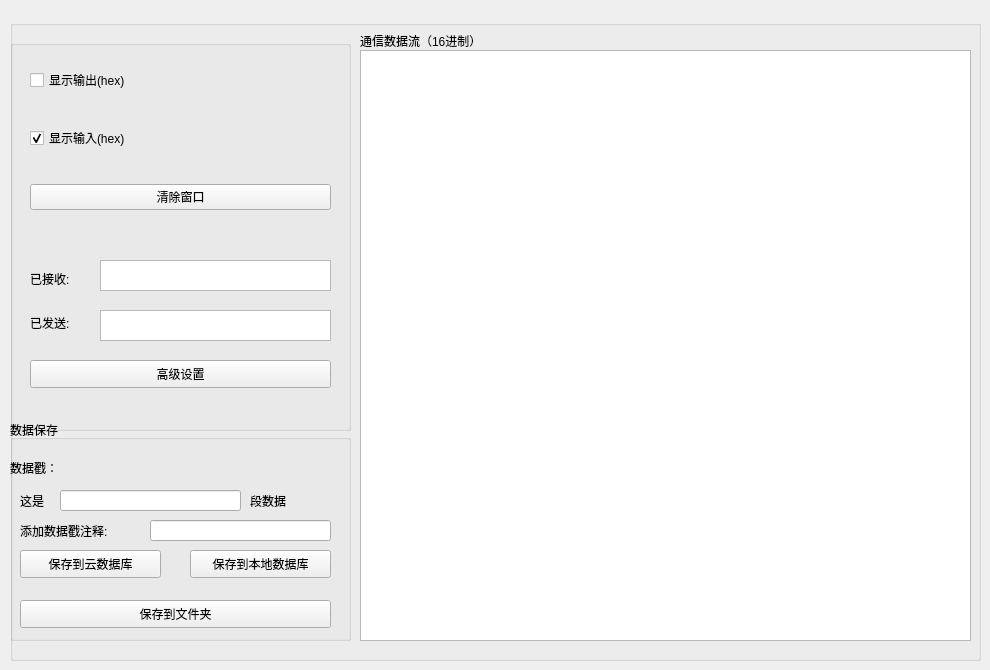
     <widget class="QWidget" name="tab_5">
      <attribute name="title">
       <string>底层数据流</string>
      </attribute>
      <widget class="QGroupBox" name="groupBox_2">
       <property name="geometry">
        <rect>
         <x>10</x>
         <y>20</y>
         <width>971</width>
         <height>641</height>
        </rect>
       </property>
       <property name="title">
        <string/>
       </property>
       <widget class="QTextBrowser" name="textBrowser_5">
        <property name="geometry">
         <rect>
          <x>350</x>
          <y>30</y>
          <width>611</width>
          <height>591</height>
         </rect>
        </property>
       </widget>
       <widget class="QLabel" name="label">
        <property name="geometry">
         <rect>
          <x>350</x>
          <y>10</y>
          <width>171</width>
          <height>21</height>
         </rect>
        </property>
        <property name="text">
         <string>通信数据流（16进制）</string>
        </property>
       </widget>
       <widget class="QGroupBox" name="groupBox_4">
        <property name="geometry">
         <rect>
          <x>0</x>
          <y>20</y>
          <width>341</width>
          <height>391</height>
         </rect>
        </property>
        <property name="title">
         <string/>
        </property>
        <widget class="QWidget" name="verticalLayoutWidget">
         <property name="geometry">
          <rect>
           <x>20</x>
           <y>0</y>
           <width>301</width>
           <height>201</height>
          </rect>
         </property>
         <layout class="QVBoxLayout" name="verticalLayout_2">
          <item>
           <widget class="QCheckBox" name="checkBox_5_DisplayOutput">
            <property name="acceptDrops">
             <bool>false</bool>
            </property>
            <property name="text">
             <string>显示输出(hex)</string>
            </property>
            <property name="checkable">
             <bool>true</bool>
            </property>
            <property name="checked">
             <bool>false</bool>
            </property>
            <property name="tristate">
             <bool>false</bool>
            </property>
           </widget>
          </item>
          <item>
           <widget class="QCheckBox" name="checkBox_5_DisplayInput">
            <property name="enabled">
             <bool>true</bool>
            </property>
            <property name="tabletTracking">
             <bool>false</bool>
            </property>
            <property name="acceptDrops">
             <bool>false</bool>
            </property>
            <property name="text">
             <string>显示输入(hex)</string>
            </property>
            <property name="checked">
             <bool>true</bool>
            </property>
            <property name="tristate">
             <bool>false</bool>
            </property>
           </widget>
          </item>
          <item>
           <widget class="QPushButton" name="pushButton_5_clear">
            <property name="text">
             <string>清除窗口</string>
            </property>
           </widget>
          </item>
         </layout>
        </widget>
        <widget class="QWidget" name="verticalLayoutWidget_2">
         <property name="geometry">
          <rect>
           <x>20</x>
           <y>220</y>
           <width>61</width>
           <height>81</height>
          </rect>
         </property>
         <layout class="QVBoxLayout" name="verticalLayout_4">
          <item>
           <widget class="QLabel" name="label_6">
            <property name="text">
             <string>已接收:</string>
            </property>
           </widget>
          </item>
          <item>
           <widget class="QLabel" name="label_7">
            <property name="text">
             <string>已发送:</string>
            </property>
           </widget>
          </item>
         </layout>
        </widget>
        <widget class="QTextBrowser" name="textBrowser_5_receive">
         <property name="geometry">
          <rect>
           <x>90</x>
           <y>220</y>
           <width>231</width>
           <height>31</height>
          </rect>
         </property>
        </widget>
        <widget class="QTextBrowser" name="textBrowser_5_send">
         <property name="geometry">
          <rect>
           <x>90</x>
           <y>270</y>
           <width>231</width>
           <height>31</height>
          </rect>
         </property>
        </widget>
        <widget class="QPushButton" name="pushButton">
         <property name="geometry">
          <rect>
           <x>20</x>
           <y>320</y>
           <width>301</width>
           <height>28</height>
          </rect>
         </property>
         <property name="text">
          <string>高级设置</string>
         </property>
        </widget>
       </widget>
       <widget class="QGroupBox" name="groupBox_6">
        <property name="geometry">
         <rect>
          <x>0</x>
          <y>400</y>
          <width>341</width>
          <height>221</height>
         </rect>
        </property>
        <property name="title">
         <string>数据保存</string>
        </property>
        <widget class="QPushButton" name="pushButton_5_SaveToCloudDB">
         <property name="geometry">
          <rect>
           <x>10</x>
           <y>130</y>
           <width>141</width>
           <height>28</height>
          </rect>
         </property>
         <property name="text">
          <string>保存到云数据库</string>
         </property>
        </widget>
        <widget class="QLabel" name="label_77">
         <property name="geometry">
          <rect>
           <x>0</x>
           <y>40</y>
           <width>72</width>
           <height>15</height>
          </rect>
         </property>
         <property name="text">
          <string>数据戳：</string>
         </property>
        </widget>
        <widget class="QLineEdit" name="lineEdit_5_DataFlag">
         <property name="geometry">
          <rect>
           <x>50</x>
           <y>70</y>
           <width>181</width>
           <height>21</height>
          </rect>
         </property>
        </widget>
        <widget class="QPushButton" name="pushButton_5_SaveToFile">
         <property name="geometry">
          <rect>
           <x>10</x>
           <y>180</y>
           <width>311</width>
           <height>28</height>
          </rect>
         </property>
         <property name="text">
          <string>保存到文件夹</string>
         </property>
        </widget>
        <widget class="QLabel" name="label_79">
         <property name="geometry">
          <rect>
           <x>10</x>
           <y>70</y>
           <width>51</width>
           <height>21</height>
          </rect>
         </property>
         <property name="text">
          <string>这是</string>
         </property>
        </widget>
        <widget class="QLabel" name="label_80">
         <property name="geometry">
          <rect>
           <x>240</x>
           <y>70</y>
           <width>91</width>
           <height>21</height>
          </rect>
         </property>
         <property name="text">
          <string>段数据</string>
         </property>
        </widget>
        <widget class="QLabel" name="label_81">
         <property name="geometry">
          <rect>
           <x>10</x>
           <y>100</y>
           <width>121</width>
           <height>21</height>
          </rect>
         </property>
         <property name="text">
          <string>添加数据戳注释:</string>
         </property>
        </widget>
        <widget class="QLineEdit" name="lineEdit_5_FlagExplain">
         <property name="geometry">
          <rect>
           <x>140</x>
           <y>100</y>
           <width>181</width>
           <height>21</height>
          </rect>
         </property>
        </widget>
        <widget class="QPushButton" name="pushButton_5_saveToLocalDB">
         <property name="geometry">
          <rect>
           <x>180</x>
           <y>130</y>
           <width>141</width>
           <height>28</height>
          </rect>
         </property>
         <property name="text">
          <string>保存到本地数据库</string>
         </property>
        </widget>
       </widget>
      </widget>
     </widget>
